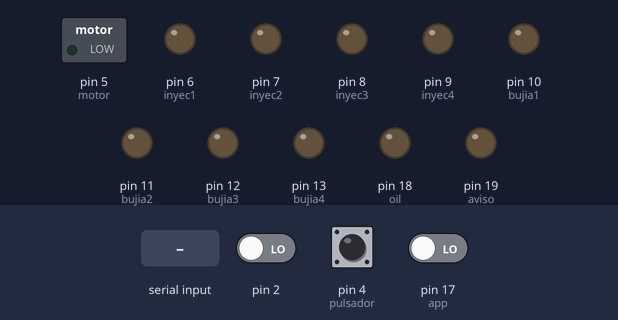
Bench run of a sketch on a simulated Arduino Mega 2560, built with avr-gcc and run on an emulated ATmega2560. Parts: switched loads named in the sketch (green lamp = pin HIGH), output pins drawn as LEDs (lit = HIGH). The inputs (shaded band) are chosen by the test bench; at power-on: pin 4 (pulsador) LOW, pin 17 (app) LOW, pin 2 LOW. What the sketch prints to the serial monitor is not drawn.

Above: at 1.2 s.
1.3 s: pin 4 (pulsador) pulled HIGH for 0.15 s
At 2.3 s:
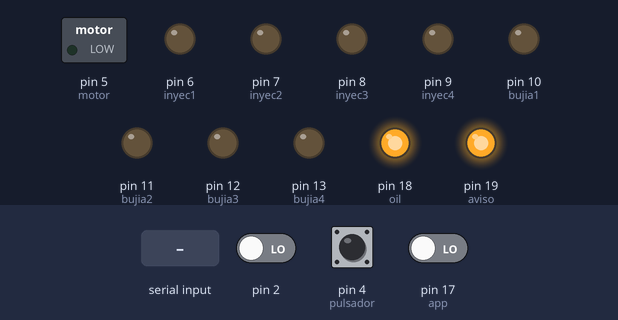
2.9 s: "z" received over Serial
At 3.5 s:
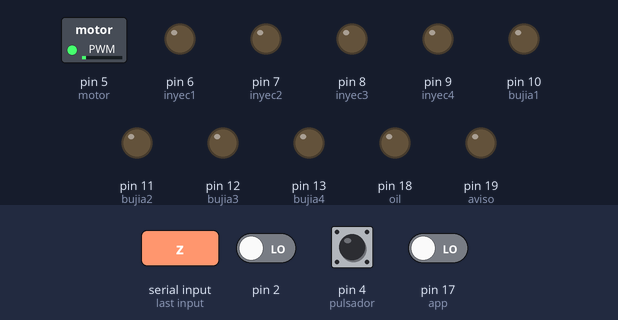
4.4 s: pin 17 (app) driven HIGH
At 5.6 s:
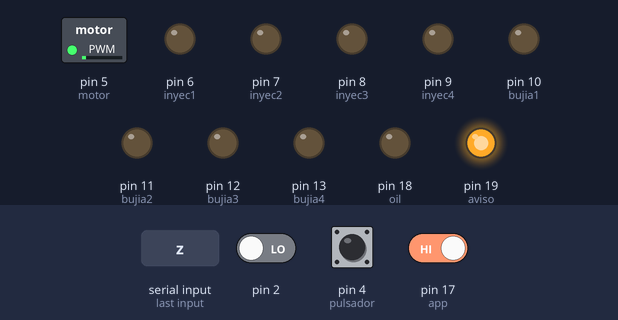
5.9 s: "s" received over Serial
At 7.0 s:
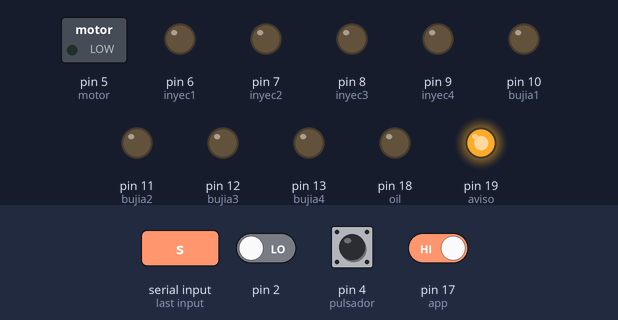
7.4 s: pin 4 (pulsador) pulled HIGH for 1 s
At 8.1 s:
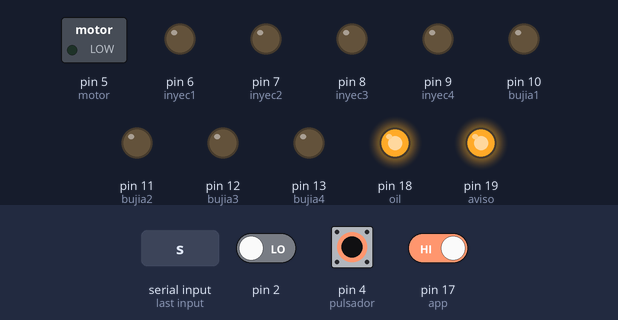
9.9 s: pin 2 driven HIGH and pin 4 (pulsador) driven HIGH
Timing chart, 0 to 12.9 s (numbered marks = the images above; inputs shaded):
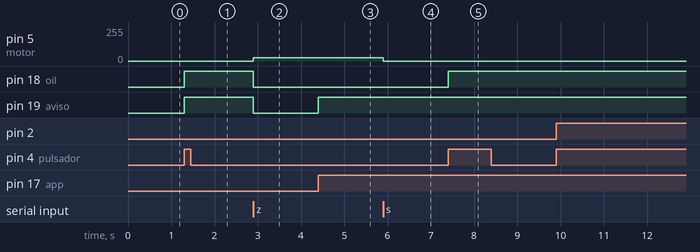

The sketch:

slave.ino
```cpp
//LLAMA LIBRERIA DE INTERRUPCIONES EXTERNAS
#include <avr/interrupt.h>
//INICIALIZACION DE VARIABLES
int marca=0;
int val=0;

//PINES DE SALIDA PARA BUJIAS
int bujia1=10;
int bujia2=11;
int bujia3=12;
int bujia4=13;
//PINES DE SALIDA PARA INYECTORES
int inyec1=6;
int inyec2=7;
int inyec3=8;
int inyec4=9;
//VARIABLE PARA SALIDA PWM AL MOTOR
int motor=5;
int valor;
//ENTRADA DE INTERRUPCIONES PARA EL ENCODER
int encoder1=2;
int aviso=19;
int pulsador=4;
int app = 17;
int oil = 18;

volatile int contador = -1;

void setup()
{
  //INICIA COMUNICACION SERIAL A 115200 BAUDIOS
  Serial.begin(115200);
  Serial3.begin(115200);
  attachInterrupt(0,pinISR,RISING);
  //MODO DE FUNCIONAMIENTO DE PINES PARA BUJIAS COMO SALIDAS
  pinMode(bujia1,OUTPUT);
  pinMode(bujia2,OUTPUT);
  pinMode(bujia3,OUTPUT);
  pinMode(bujia4,OUTPUT);
  //MODO DE FUNCIONAMIENTO DE PINES PARA INYECTORES COMO SALIDAS
  pinMode(inyec1,OUTPUT);
  pinMode(inyec2,OUTPUT);
  pinMode(inyec3,OUTPUT);
  pinMode(inyec4,OUTPUT);
  pinMode(motor,OUTPUT);
  pinMode(aviso,OUTPUT);
  pinMode(pulsador,INPUT);
  pinMode(oil,OUTPUT);
  pinMode(app, INPUT);
  digitalWrite(aviso,LOW);
  digitalWrite(oil,LOW);
    }

void loop()
{
   //PROGRAMACION DEL CKP
    if(digitalRead(pulsador)==1){
    digitalWrite(aviso,HIGH);
    digitalWrite(oil,HIGH);
    analogWrite(motor,0);
    Serial.write('r');
    Serial3.write('C');
    }

    /*else{
    digitalWrite(aviso,LOW);
    digitalWrite(oil,LOW);
    //analogWrite(motor,valor);
    }*/

  //PROGRAMACION DEL APP
    if(digitalRead(app)==1){
     //analogWrite(motor, 30);
     digitalWrite(aviso,HIGH);
     Serial.write('h');
     Serial3.write('P');
         }
    /* else{
    digitalWrite(aviso,LOW);
    }*/

  //COMUNICACION SERIAL
  if(Serial.available()>0)//Si el Arduino recibe datos a través del puerto serie
  {

    byte dato = Serial.read(); //Los almacena en la variable "dato"


    if(dato=='A'&& marca==1) { //AUMENTA PWM VELOCIDAD DEL MOTOR
    valor=valor+5;
    Serial.write(valor);
    Serial3.write(valor);
    if(valor>245){
    valor=245;
    }
    analogWrite(motor,valor);
    }

    if(dato=='B'&& marca==1) { //DISMINUYE PWM VELOCIDAD DEL MOTOR
    valor=valor-5;
    Serial.write(valor);
    Serial3.write(valor);
    if(valor<30){
    valor=30;
    }
    analogWrite(motor,valor);
    }

        //SI RECIBE LA LETRA "z", EL MOTOR SE ENCIENDE EN RALENTI
    if(dato=='z') {
    marca=1;
    valor=25;
    Serial.write(valor);
    Serial3.write(valor);
    analogWrite(motor,valor);
    //APAGA LUCES TESTIGO
    digitalWrite(aviso,LOW);
    digitalWrite(oil,LOW);
    }
    // SI RECIBE LA LETRA "s", EL MOTOR DETIENE SU MARCHA COMPLETAMENTE
    if(dato=='s') {
    marca=0;
    valor=0;
    Serial.write(valor);
    Serial3.write(valor);
    analogWrite(motor,valor);
    }

    //SI RECIBE LA LETRA "k", ENCIENDE LUCES TESTIGO AL MOMENTO DE PRESIONAR CONTACTO
    if(dato=='k'){
    digitalWrite(aviso,HIGH);
    digitalWrite(oil,HIGH);
    }

    if(dato=='q'){
    digitalWrite(aviso,LOW);
    digitalWrite(oil,LOW);
    }


    }
  }

//RUTINA PARA INTERRUPCION EXTERNA EN EL PIN 2
void pinISR(){
  //CADA VEZ QUE INGRESA CUENTA DE FORMA ASCENDENTE HASTA EL 3 Y REINICA SU VALOR A 0
contador++;
//Serial.println(contador);
if(contador==4){
 contador = 0;
}

 //CADA VEZ Q REALIZA ENTRA A LA INTERRUPCION Y AUMENTA LA VARIABLE CONTADOR INGRESA AL MENU PARA
 //ENCENDER DE ACUERDO AL ORDEN 1,3,4,2. RESPECTIVAMENTE CADA CILINDRO
    switch(contador){
       case 0:
         //CILINDRO 1
         digitalWrite(inyec1,HIGH);
         delay(20);
         digitalWrite(inyec1,LOW);
         delay(2);
         digitalWrite(bujia1,HIGH);
         delay(20);
         digitalWrite(bujia1,LOW);
       break;

       case 1:
         //CILINDRO 3
         digitalWrite(inyec3,HIGH);
         delay(20);
         digitalWrite(inyec3,LOW);
         delay(2);
         digitalWrite(bujia3,HIGH);
         delay(20);
         digitalWrite(bujia3,LOW);
       break;

       case 2:
         //CILINDRO 4
         digitalWrite(inyec4,HIGH);
         delay(20);
         digitalWrite(inyec4,LOW);
         delay(2);
         digitalWrite(bujia4,HIGH);
         delay(20);
         digitalWrite(bujia4,LOW);
       break;

       case 3:
         //CILINDRO 2
         digitalWrite(inyec2,HIGH);
         delay(20);
         digitalWrite(inyec2,LOW);
         delay(2);
         digitalWrite(bujia2,HIGH);
         delay(20);
         digitalWrite(bujia2,LOW);
       break;
     }
//digitalWrite(13, !digitalRead(13));
}
```

Measured:
- after the input at 1.3 s, pin 18 (oil), pin 19 (aviso): LOW → HIGH at once
- after the input at 2.9 s, pin 5 (motor): 0/255 → 25/255 at once; pin 18 (oil), pin 19 (aviso): HIGH → LOW at once
- after the input at 4.4 s, pin 19 (aviso): LOW → HIGH at once
- after the input at 5.9 s, pin 5 (motor): 25/255 → 0/255 at once
- after the input at 7.4 s, pin 18 (oil): LOW → HIGH at once
